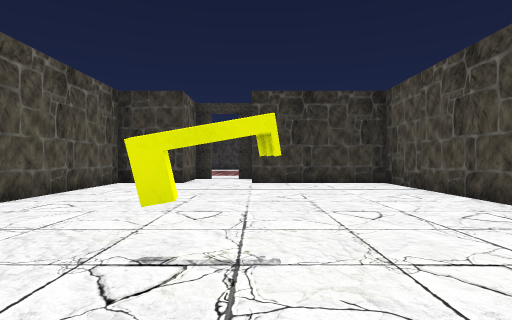
[1] (above)

16 first-person views from a walk through a Unity game level. The camera is 1.5 m above the floor, looks level and sees 80° across. The floor is counted in squares, 2 m on a side. Each view is taken from the middle of a square. On the plan, view 1 faces up. The plan holds only what a view shows up to about 10 squares ahead; the rest is blank. The place goes on beyond the plan. The player is left out. Door leaves are left out, so doorways stand open. Some surface patterns are stand-ins.

[2]
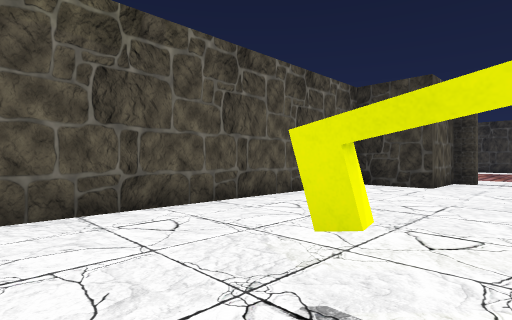

[3]
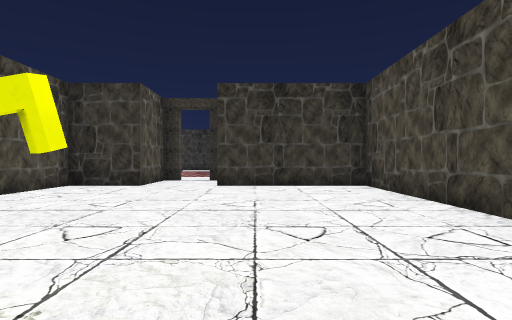

[4]
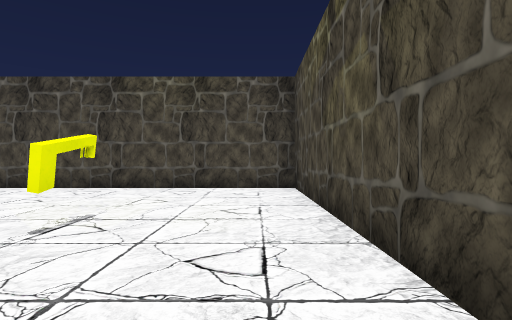

[5]
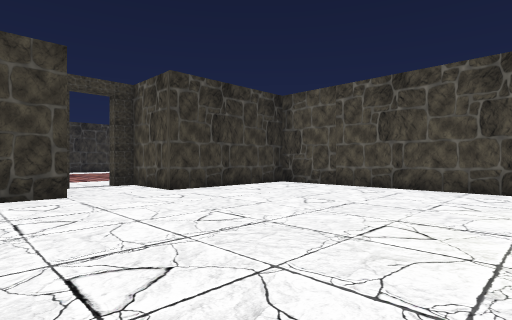

[6]
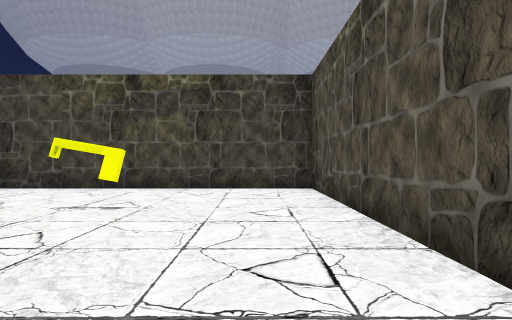

[7]
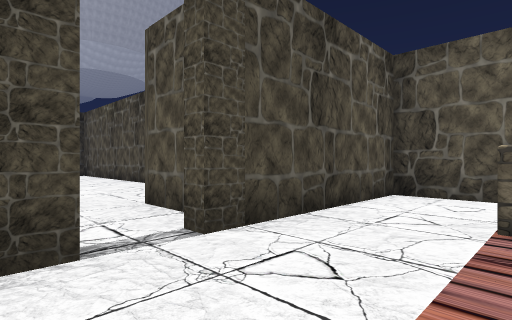

[8]
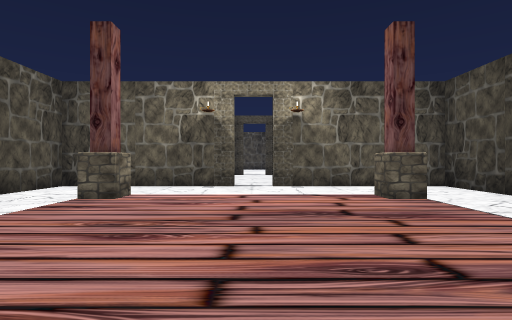

[9]
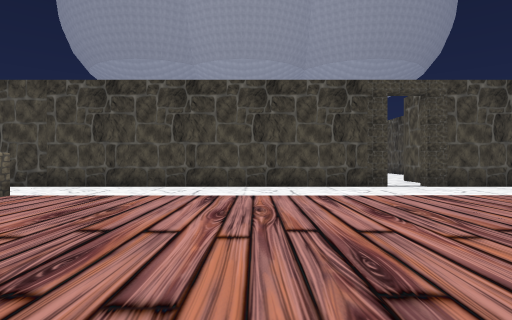

[10]
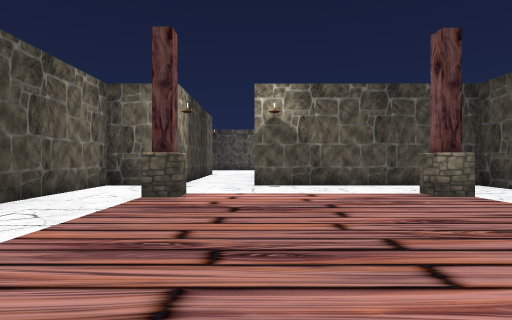

[11]
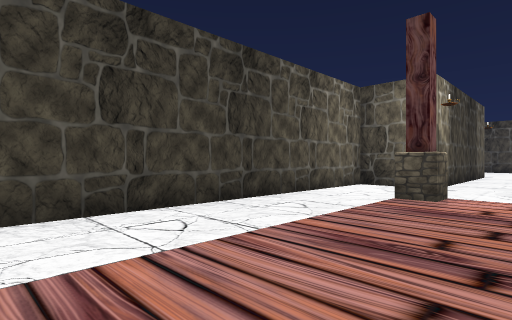

[12]
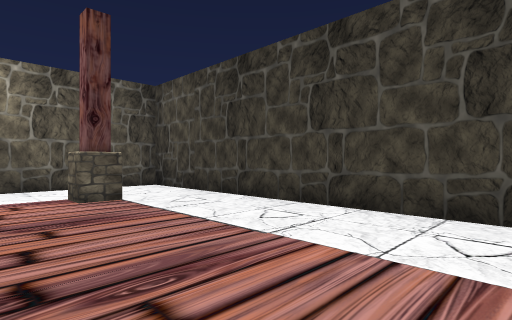

[13]
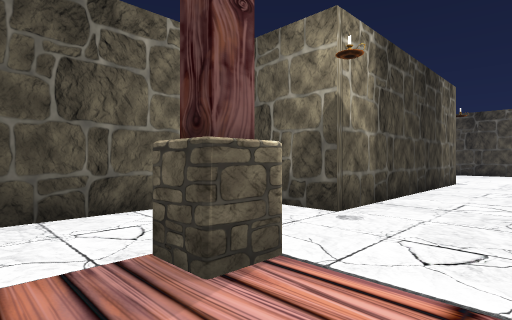

[14]
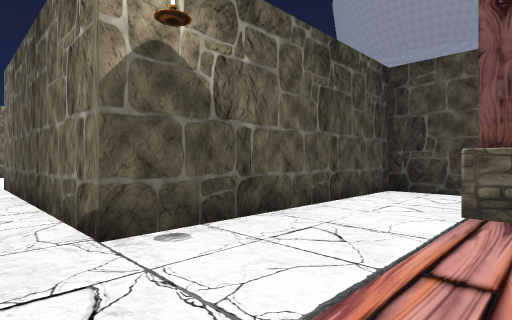

[15]
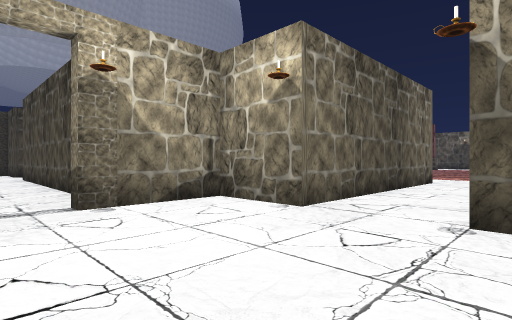

[16]
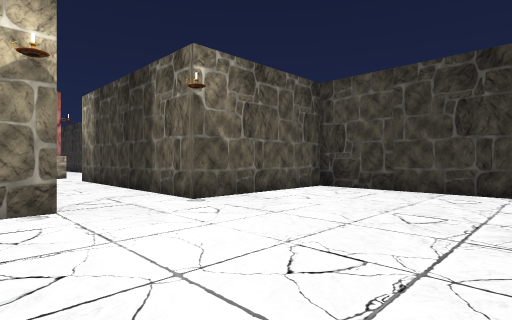

### Floor plan
Points are (right, up) in squares from view 1. A wall is a line through its corners. A room is listed if a view was taken in it or the views show most of it. See-through windows are left out.
Room 1 (views 1, 2, 3, 4, 5, 6)
walls: (-1, 2.3) (-0.5, 2.3); (-0.4, 2.2) (-1, 2.2); (-1.8, 12.5) (-1.8, 12.1) (-2.4, 12.1) (-2.4, 9.9) (-4.5, 9.9) (-4.5, -1) (4.2, -1) (4.2, 9.9) (-0.1, 9.9) (-0.1, 12.1) (-0.7, 12.1) (-0.7, 12.5)
ways out: opening at (-1, 13) to room 2
Room 2 (views 7, 8, 9, 10, 11, 12, 13, 14)
walls: (-0.7, 12.5) (11, 12.5) (11, 19); (-6.7, 17.4) (-6.7, 12.5) (-1.8, 12.5); (11, 21.3) (11, 23.4) (-6.7, 23.4) (-6.7, 18.5)
ways out: opening at (-1, 13) to room 1; open door at (11, 20) to room 4
objects: column (-4, 15); column (-4, 21); column (8, 15) to (9, 15); column (8, 21) to (9, 21)
Room 3 (views 15, 16)
walls: (18, 19) (18, 17) (20.7, 17); (22.4, 25.6) (18, 25.6) (18, 21.3)
ways out: open door at (18, 20) to room 4; open door at (21.5, 17)
Room 4 (no view inside)
walls: (11, 19) (18, 19); (18, 21.3) (11, 21.3)
ways out: open door at (11, 20) to room 2; open door at (18, 20) to room 3

Where each view was taken, in squares from view 1:
view 1: 0 up, 0 right, facing up
view 2: 1 up, 0 right, facing up-left
view 3: 1 up, 1 right, facing up
view 4: 0 up, 4 left, facing right
view 5: 3 up, 4 left, facing up-right
view 6: 7 up, 3 left, facing down
view 7: 15 up, 0 right, facing down-left
view 8: 18 up, 2 right, facing left
view 9: 21 up, 3 right, facing down
view 10: 19 up, 2 right, facing right
view 11: 19 up, 2 right, facing up-right
view 12: 19 up, 2 right, facing up-left
view 13: 19 up, 7 right, facing up-right
view 14: 20 up, 8 right, facing down-right
view 15: 22 up, 22 right, facing down-left
view 16: 18 up, 23 right, facing up-left
